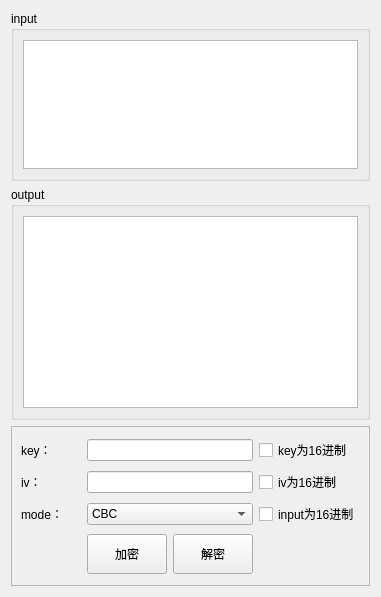
          <widget class="QWidget" name="tab_14">
           <attribute name="title">
            <string>rc2</string>
           </attribute>
           <layout class="QGridLayout" name="gridLayout_70">
            <item row="0" column="0">
             <widget class="QGroupBox" name="groupBox_39">
              <property name="minimumSize">
               <size>
                <width>0</width>
                <height>170</height>
               </size>
              </property>
              <property name="maximumSize">
               <size>
                <width>16777215</width>
                <height>170</height>
               </size>
              </property>
              <property name="title">
               <string>input</string>
              </property>
              <layout class="QGridLayout" name="gridLayout_71">
               <item row="0" column="0">
                <widget class="QPlainTextEdit" name="txtrc2_input"/>
               </item>
              </layout>
             </widget>
            </item>
            <item row="1" column="0">
             <widget class="QGroupBox" name="groupBox_38">
              <property name="maximumSize">
               <size>
                <width>16777215</width>
                <height>16777215</height>
               </size>
              </property>
              <property name="title">
               <string>output</string>
              </property>
              <layout class="QGridLayout" name="gridLayout_69">
               <item row="0" column="0">
                <widget class="QPlainTextEdit" name="txtrc2_output">
                 <property name="readOnly">
                  <bool>true</bool>
                 </property>
                </widget>
               </item>
              </layout>
             </widget>
            </item>
            <item row="2" column="0">
             <widget class="QFrame" name="frame_19">
              <property name="minimumSize">
               <size>
                <width>0</width>
                <height>160</height>
               </size>
              </property>
              <property name="maximumSize">
               <size>
                <width>16777215</width>
                <height>160</height>
               </size>
              </property>
              <property name="frameShape">
               <enum>QFrame::StyledPanel</enum>
              </property>
              <property name="frameShadow">
               <enum>QFrame::Raised</enum>
              </property>
              <layout class="QGridLayout" name="gridLayout_84">
               <item row="2" column="1">
                <widget class="QComboBox" name="cmbrc2_mode">
                 <item>
                  <property name="text">
                   <string>CBC</string>
                  </property>
                 </item>
                 <item>
                  <property name="text">
                   <string>ECB</string>
                  </property>
                 </item>
                </widget>
               </item>
               <item row="3" column="1">
                <layout class="QHBoxLayout" name="horizontalLayout_9">
                 <item>
                  <widget class="QPushButton" name="btndes_encrypt_2">
                   <property name="minimumSize">
                    <size>
                     <width>0</width>
                     <height>40</height>
                    </size>
                   </property>
                   <property name="maximumSize">
                    <size>
                     <width>120</width>
                     <height>40</height>
                    </size>
                   </property>
                   <property name="toolTip">
                    <string/>
                   </property>
                   <property name="text">
                    <string>加密</string>
                   </property>
                  </widget>
                 </item>
                 <item>
                  <widget class="QPushButton" name="btndes_decrypt_2">
                   <property name="minimumSize">
                    <size>
                     <width>0</width>
                     <height>40</height>
                    </size>
                   </property>
                   <property name="maximumSize">
                    <size>
                     <width>120</width>
                     <height>40</height>
                    </size>
                   </property>
                   <property name="toolTip">
                    <string/>
                   </property>
                   <property name="text">
                    <string>解密</string>
                   </property>
                  </widget>
                 </item>
                </layout>
               </item>
               <item row="2" column="0">
                <widget class="QLabel" name="label_24">
                 <property name="minimumSize">
                  <size>
                   <width>60</width>
                   <height>0</height>
                  </size>
                 </property>
                 <property name="maximumSize">
                  <size>
                   <width>100</width>
                   <height>16777215</height>
                  </size>
                 </property>
                 <property name="text">
                  <string>mode：</string>
                 </property>
                </widget>
               </item>
               <item row="2" column="2">
                <widget class="QCheckBox" name="chkrc2_ishex">
                 <property name="text">
                  <string>input为16进制</string>
                 </property>
                </widget>
               </item>
               <item row="1" column="2">
                <widget class="QCheckBox" name="chkrc2_iv_ishex">
                 <property name="text">
                  <string>iv为16进制</string>
                 </property>
                </widget>
               </item>
               <item row="0" column="2">
                <widget class="QCheckBox" name="chkrc2_key_ishex">
                 <property name="text">
                  <string>key为16进制</string>
                 </property>
                </widget>
               </item>
               <item row="1" column="0">
                <widget class="QLabel" name="label_21">
                 <property name="minimumSize">
                  <size>
                   <width>60</width>
                   <height>0</height>
                  </size>
                 </property>
                 <property name="maximumSize">
                  <size>
                   <width>100</width>
                   <height>16777215</height>
                  </size>
                 </property>
                 <property name="text">
                  <string>iv：</string>
                 </property>
                </widget>
               </item>
               <item row="0" column="1">
                <widget class="QLineEdit" name="txtrc2_key"/>
               </item>
               <item row="1" column="1">
                <widget class="QLineEdit" name="txtrc2_iv"/>
               </item>
               <item row="0" column="0">
                <widget class="QLabel" name="label_22">
                 <property name="minimumSize">
                  <size>
                   <width>60</width>
                   <height>0</height>
                  </size>
                 </property>
                 <property name="maximumSize">
                  <size>
                   <width>100</width>
                   <height>16777215</height>
                  </size>
                 </property>
                 <property name="text">
                  <string>key：</string>
                 </property>
                </widget>
               </item>
              </layout>
             </widget>
            </item>
           </layout>
          </widget>
